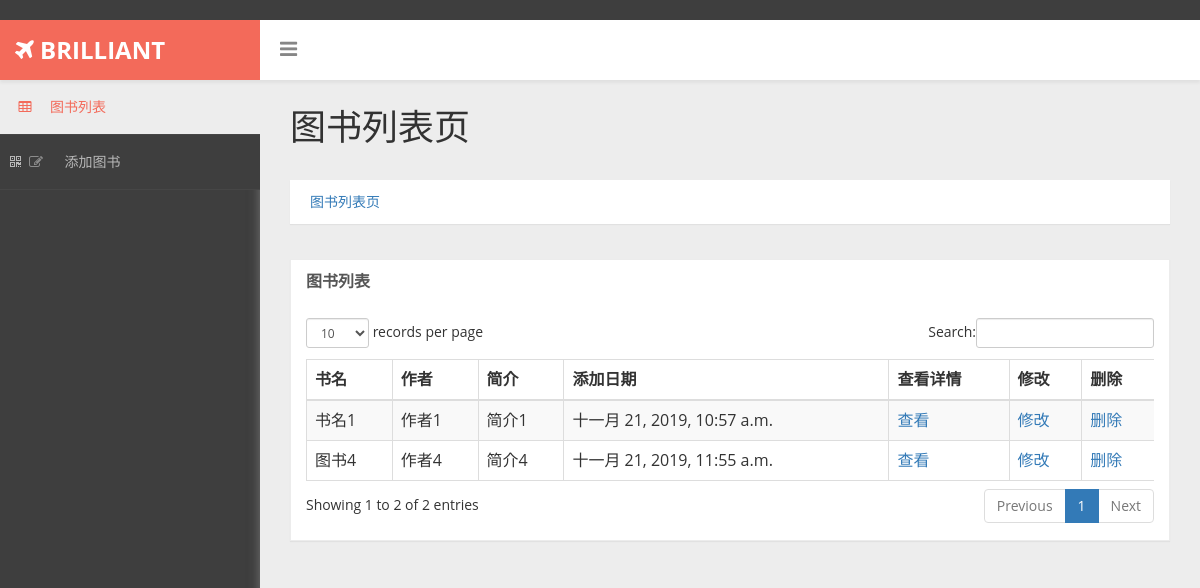
Before: / with the older database file.
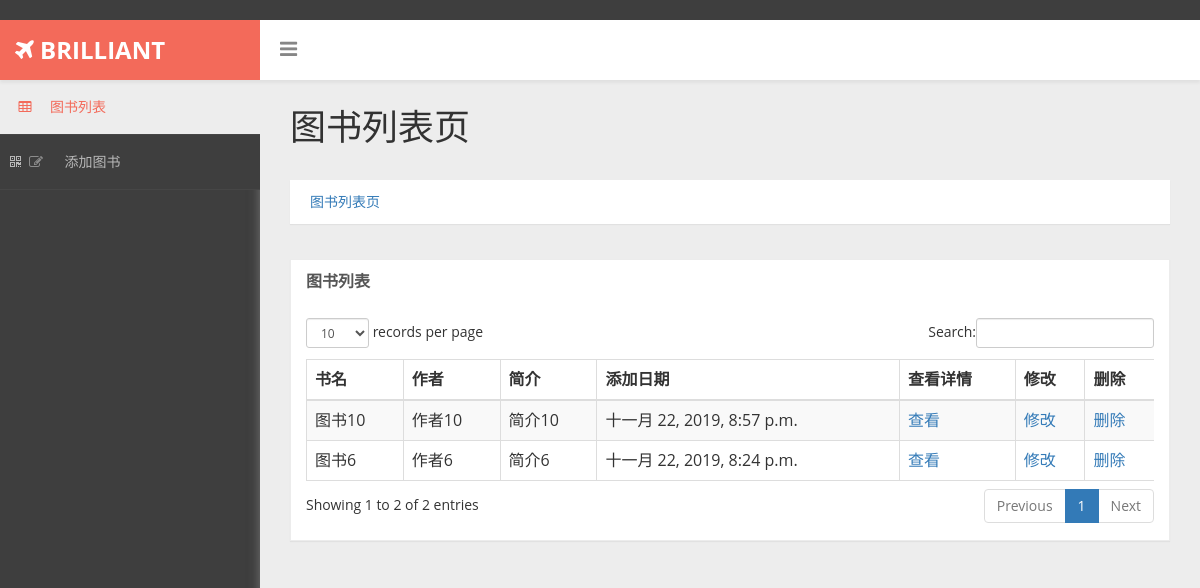
After: the same page with the newer database file.
### bookApp/models.py (models this page shows, shortened)
class Book(models.Model):
    bookName=models.CharField(max_length=30,verbose_name=u"书名")
    authorName=models.CharField(max_length=20,verbose_name=u"作者")
    introduction=models.CharField(max_length=100,verbose_name=u"简介")
    add_time = models.DateTimeField(default=datetime.now, verbose_name=u"添加时间")
    class Meta:
        verbose_name=u"图书信息表"
        verbose_name_plural = verbose_name

### bookApp/views.py (the view)
# urls.py: path('',BookListView.as_view(),name="bookList"),
class BookListView(View):
    def get(self, request):
        all_books = Book.objects.all()
        return render(request, 'bookList.html', {
            "all_books": all_books,
        })

### templates/bookList.html (shortened to what this page needs)
﻿<!DOCTYPE html>
<html xmlns="http://www.w3.org/1999/xhtml">
{% load static %}
<head>
    <link href="{% static 'assets/css/bootstrap.css' %}" rel="stylesheet" />
    <link href="{% static 'assets/css/font-awesome.css' %}" rel="stylesheet" />
    <link href="{% static 'assets/css/custom-styles.css' %}" rel="stylesheet" />
   <link href='http://fonts.useso.com/css?family=Open+Sans' rel='stylesheet' type='text/css' />
    <link href="{% static 'assets/js/dataTables/dataTables.bootstrap.css' %}" rel="stylesheet" />
</head>
<body>
    <div id="wrapper">
        <nav class="navbar navbar-default top-navbar" role="navigation">
            <div class="navbar-header">
                <a class="navbar-brand" href=""><strong><i class="icon fa fa-plane"></i> BRILLIANT</strong></a>
				<div id="sideNav" href="">
		<i class="fa fa-bars icon"></i>
		</div>
            </div>
        </nav>
        <nav class="navbar-default navbar-side" role="navigation">
            <div class="sidebar-collapse">
                <ul class="nav" id="main-menu">
                    <li>
                        <a href="{% url 'bookList' %}" class="active-menu"><i class="fa fa-table"></i>图书列表</a>
                    </li>
                <li>
                    <a href="{% url 'AddBook' %}" class="fa fa-qrcode"><i class="fa fa-edit"></i> 添加图书 </a>
                </li>
                </ul>
            </div>
        </nav>
        <div id="page-wrapper" >
		  <div class="header">
                        <h1 class="page-header">
                            图书列表页
                        </h1>
						<ol class="breadcrumb">
					  <li><a href="{% url 'bookList' %}">图书列表页</a></li>
					</ol>
		</div>
            <div id="page-inner">
            <div class="row">
                <div class="col-md-12">
                    <div class="panel panel-default">
                        <div class="panel-heading">
                             图书列表
                        </div>
                        <div class="panel-body">
                            <div class="table-responsive">
                                <table class="table table-striped table-bordered table-hover" id="dataTables-example">
                                    <thead>
                                        <tr>
                                            <th>书名</th>
                                            <th>作者</th>
                                            <th>简介</th>
                                            <th>添加日期</th>
                                            <th>查看详情</th>
                                            <th>修改</th>
                                            <th>删除</th>
                                        </tr>
                                    </thead>
                                    <tbody>
                                    {% for book in  all_books%}
                                        <tr class="odd gradeX">
                                            <td>{{book.bookName}}</td>
                                            <td>{{book.authorName}}</td>
                                            <td>{{book.introduction}}</td>
                                            <td class="center">{{ book.add_time }}</td>
                                            <td class="center"><a href="{% url 'BookDetail' %}?id={{ book.id }}">查看</a></td>
                                        <td class="center"><a href="{% url 'UpdateBook' %}?id={{ book.id }}">修改</a></td>
                                        <td class="center"><a href="{% url 'DelBook' %}?id={{ book.id }}">删除</a></td>
                                        </tr>
                                    {% endfor %}
                                    </tbody>
                                </table>
                            </div>
                        </div>
                    </div>
                </div>
            </div>
                </div>
            </div>
        </div>
</body>
</html>

### static/assets/css/custom-styles.css (style rules this page uses)
body { font-family: 'Open Sans', sans-serif; background: #3E3E3E; }
#wrapper { width: 100%; }
#page-wrapper { padding: 15px 15px; min-height: 600px; background: #EDEDED; }
#page-inner { width:100%; margin:10px 20px 10px 0px; background-color:transparent; padding: 15px 30px; min-height:1200px; }
h1, .h1, h2, .h2, h3, .h3 { margin-top: 7px; margin-bottom: -5px; }
.navbar-side { z-index: 0; }
.panel { border-radius:0px; }
.navbar-side .nav > li > a > i { color: #8C8C8C;padding: 8px;width: 30px;text-align: center; }
.top-navbar { position: fixed; width: 100%; z-index: 300; -webkit-box-shadow: 0 3px 3px rgba(0, 0, 0, 0.05); -moz-box-shadow: 0 3px 3px rgba(0, 0, 0, 0.05); box-shadow: 0 3px 3px rgba(0, 0, 0, 0.05); }
.navbar-side { z-index: 1; position: fixed; width: 260px; top: 80px; }
#page-wrapper { position: relative; top: 55px; box-shadow: 0 0 10px #757575; -moz-box-shadow: 0 0 10px #757575; -webkit-box-shadow: 0 0 10px #757575; }
.breadcrumb { padding: 12px 10px 12px 20px; margin-bottom: 20px; list-style: none; border-radius: 0; -webkit-box-shadow: 0 1px 1px rgba(0,0,0,.05); box-shadow: 0 1px 1px rgba(0,0,0,.05);background: #fff; }
.page-header { margin: 0;border-bottom: 1px solid transparent;text-align: left;background-color: rgb(237, 237, 237);padding: 32px 22px 32px 0;color: #323232; }
.panel-default { border-color: #ECECEC; }
.panel-default > .panel-heading { color: #555; border-color: #FFF; font-weight:bold;background: #FFFFFF; font-size: 16px; text-shadow: none; }
.panel-heading { border-bottom: 1px solid transparent; border-top-left-radius: 3px; border-top-right-radius: 3px; }
.header { margin: 0 30px; }
i.fa.fa-bars { font-size: 20px; margin: 12px 0 0; }
.top-navbar { margin:0px; }
.top-navbar .navbar-brand { color: #fff;width: 260px;text-align: left;height: 60px;font-size: 24px;font-weight: 700;line-height: 30px;background: #F36A5A; }
.active-menu, .active-menu i { background-color: #EDEDED !important; color: #F36A5A !important; }
.active-menu i { color: #F36A5A !important; }
.sidebar-collapse , .sidebar-collapse .nav { background:none; }
.sidebar-collapse .nav { padding:0; }
.sidebar-collapse .nav > li > a { color: #B8B8B8; background:transparent; text-shadow:none; font-size: 14px; }
.sidebar-collapse > .nav > li > a { padding: 12px 10px; }
.sidebar-collapse > .nav > li { border-bottom: 1px solid rgba(107, 108, 109, 0.19); }
.navbar-side { border:none; background: #3E3E3E; }
.top-navbar { background: #FFFFFF; border-bottom:none; }
.navbar-default { border:0px solid black; }
.navbar-header { background: transparent; }
.nav > li > a > i { margin-right:10px; color: rgb(243, 106, 90); }
#sideNav { float: left; left: 0; z-index: 3; color: #868686; cursor:pointer; border-radius: 0; width: 14px; font-size: 48px; line-height: 0; margin: 7px 0 0 20px; }
@media (min-width:768px) { #page-wrapper { margin: 0 0 0 260px; padding: 0; min-height: 1200px; } }
@media (min-width:768px) { .navbar-side { width: 260px; z-index: 1; } }
@media (min-width:768px) { .navbar { border-radius: 0px; } }

Changed rows visible on the page:
removed Book: bookName "书名1", authorName "作者1", introduction "简介1", add_time "十一月 21, 2019, 10:57 a.m."
removed Book: bookName "图书4", authorName "作者4", introduction "简介4", add_time "十一月 21, 2019, 11:55 a.m."
added Book: bookName "图书6", authorName "作者6", introduction "简介6", add_time "十一月 22, 2019, 8:24 p.m."
added Book: bookName "图书10", authorName "作者10", introduction "简介10", add_time "十一月 22, 2019, 8:57 p.m."
